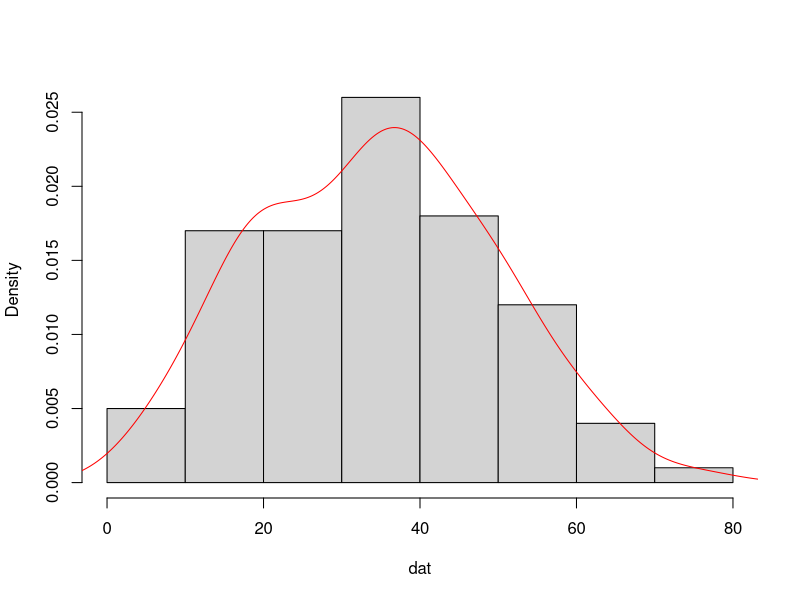
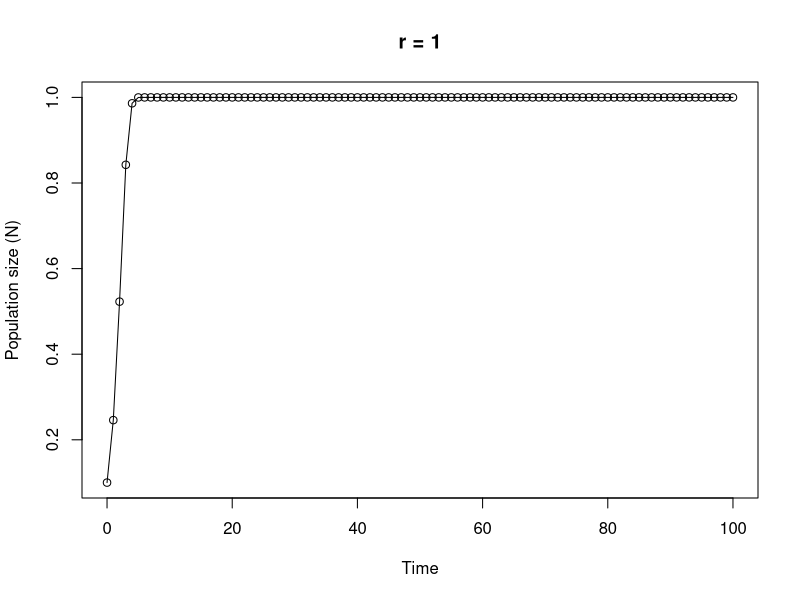

Write R code to recreate these figures, in order.
## ----Q1, results = 'asis'-----------------------------------------------------

# area of a circle

circle.area <- function(d){ 
	pi * (d/2)^2
}



## ----Q2, tidy = TRUE----------------------------------------------------------

far.cent <- function(a){
	val <- (a-32)*5/9
	print(paste("Fahrenheit: ", round(a, digits = 3), "oF",sep = " "), quote = FALSE)# round 3dp
	print(paste("Centigrade: ", round(val, digits = 3), "oC", sep = " "), quote = FALSE)# round 3dp
}

# alternative Fahrenheit to centigrade using cat function

far.cent2 <- function(a){
	val <- (a - 32) * 5/9	#calculation
	cat("Fahrenheit: ", round(a, digits = 3), "oF", "\n")   # use cat function
	cat("Centigrade: ", round(val, digits = 3), "oC", "\n")   
}



## ----Q3-----------------------------------------------------------------------

# Create a vector of normally distributed data
# length 100, mean 35 and standard deviation of 29

vals <- rnorm(100, 35, 15)	# create some norm dist data mean 35, sd = 15

summary.fun <- function(dat){
	mymean <- round(mean(dat), digits = 4)      	# calc mean
	mymedian <- round(median(dat), digits = 4)    # calc median
	mymin <- round(min(dat), digits = 4)          # calc min
	mymax <- round(max(dat), digits = 4)          # calc max
	print(paste("mean:", mymean, sep = " "), quote = FALSE)     # print mean
	print(paste("median:", mymedian, sep = " "), quote = FALSE)     # print median
	print(paste("range:", "from:", mymin, "to", mymax, sep = " "), quote = FALSE) 
	dens <- density(dat)                          # estimate density curve
	hist(dat, main = "",type = "l",freq = FALSE)  # plot histogram
	lines(dens, lty = 1, col = "red")             # plot density curve
}

# use the function
summary.fun(vals)


## ----Q4-----------------------------------------------------------------------

# calculate a median

ourmedian <- function(x){
	n <- length(x)
	if (n %% 2 == 1)      # odd numbers
	  sort(x)[(n + 1)/2]  # find the middle number by adding 1 to length and div 2
	else {                # even numbers
	  middletwo <- sort(x)[(n/2) + 0:1]   #find the two middle numbers
	  mean(middletwo)
	  }
}

# use the function
mydat <- sample(1:50, size = 10, replace = TRUE )

# our function
ourmedian(mydat)

# R median function
median(mydat)


## ----Q5, tidy = TRUE----------------------------------------------------------

# function to simulate Ricker model

Ricker.model <- function(nzero, r, time, K=1){     # sets initial parameters
  N <- numeric(time + 1)    # creates a real vector of length time+1 to store values of Nt+1
  N[1] <- nzero             # sets initial population size in first element of N
  for (i in 1:time) {				# loops over time
      N[i+1] <- N[i]*exp(r*(1 - N[i]/K))    
  }
  Time <- 0:time   					 # creates vector for x axis
  plot(Time, N, type = "o", xlim = c(0, time), xlab = "Time", ylab = "Population size (N)", main = paste("r =", r, sep=" "))   # plots     output
}

# To run
# play around with the different parameters, especially r
Ricker.model(nzero=0.1,r=1,time=100)
